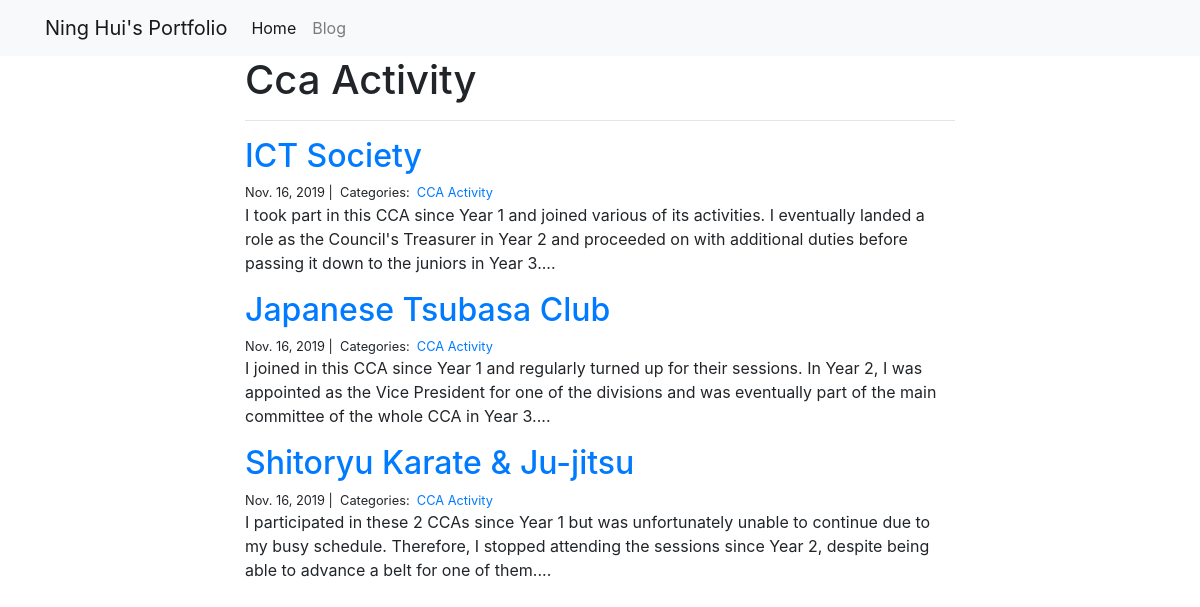
The page /blog/CCA Activity/ on the database its author committed.
### blog/models.py (models this page shows)
class Category(models.Model):
    name = models.CharField(max_length=20)

class Post(models.Model):
    title = models.CharField(max_length=255)
    body = models.TextField()
    created_on = models.DateTimeField(auto_now_add=True)
    last_modified = models.DateTimeField(auto_now=True)
    categories = models.ManyToManyField("Category", related_name="posts")

### blog/views.py (the view)
# urls.py: path("<category>/", views.blog_category, name="blog_category"),
def blog_category(request, category):
    posts = Post.objects.filter(categories__name__contains=category).order_by(
        "-created_on"
    )
    context = {"category": category, "posts": posts}
    return render(request, "blog_category.html", context)

### blog/templates/blog_category.html (shortened to what this page needs)
{% extends "base.html" %}
{% block page_content %}
<head>
</head>
<div class="col-md-8 offset-md-2">
    <h1>{{ category | title }}</h1>
    <hr>
    {% for post in posts %}
        <h2><a href="{% url 'blog_detail' post.pk%}">{{ post.title }}</a></h2>
        <small>
            {{ post.created_on.date }} |&nbsp;
            Categories:&nbsp;
            {% for category in post.categories.all %}
            <a href="{% url 'blog_category' category.name %}">
                {{ category.name }}
            </a>&nbsp;
            {% endfor %}
        </small>
        <p>{{ post.body | slice:":400" }}...</p>
    {% endfor %}
</div>
{% endblock %}

### rows shown on the page
Category: name "Cca Activity", name "CCA Activity"
Post: title "ICT Society", created_on "Nov. 16, 2019", body "I took part in this CCA since Year 1 and joined various of its activities. I eventually landed a role as the Council's Treasurer in Year 2 and proceeded on with additional duties before passing it down to the juniors in Year 3."
Post: title "Japanese Tsubasa Club", created_on "Nov. 16, 2019", body "I joined in this CCA since Year 1 and regularly turned up for their sessions. In Year 2, I was appointed as the Vice President for one of the divisions and was eventually part of the main committee of the whole CCA in Year 3."
Post: title "Shitoryu Karate & Ju-jitsu", created_on "Nov. 16, 2019", body "I participated in these 2 CCAs since Year 1 but was unfortunately unable to continue due to my busy schedule. Therefore, I stopped attending the sessions since Year 2, despite being able to advance a belt for one of them."
